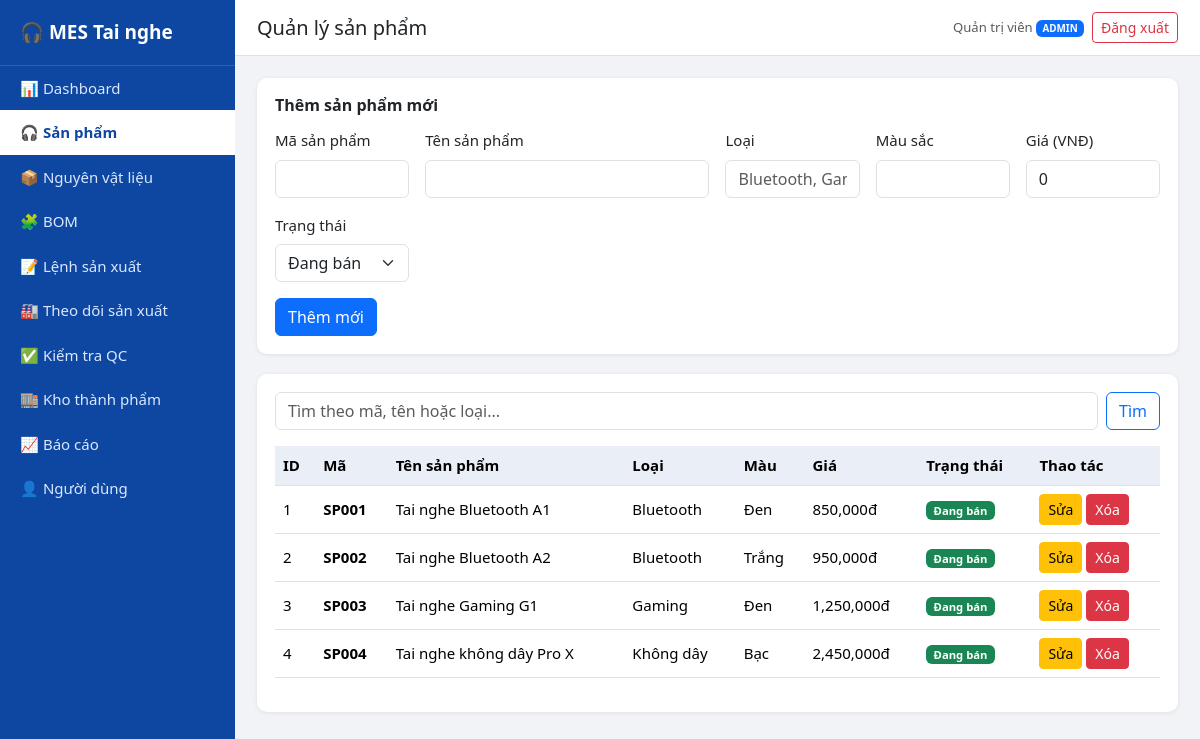
The page /products.php (signed in) on the database its author committed.
### tables this page shows
CREATE TABLE products (
  id INT AUTO_INCREMENT PRIMARY KEY,
  code VARCHAR(20) NOT NULL UNIQUE,
  name VARCHAR(100) NOT NULL,
  type VARCHAR(50) NOT NULL,
  color VARCHAR(30) NOT NULL,
  price DECIMAL(12,0) NOT NULL DEFAULT 0,
  status ENUM('Active','Inactive') NOT NULL DEFAULT 'Active'
);

### includes/auth.php (called while the page is built, shortened)
<?php
function e($s) { return htmlspecialchars((string)$s, ENT_QUOTES, 'UTF-8'); }
function is_logged_in() { return isset($_SESSION['user']); }
function is_admin()     { return is_logged_in() && $_SESSION['user']['role'] === 'admin'; }

### products.php (the view, shortened to what this page needs)
<?php
require 'config/database.php';
require 'includes/auth.php';
$q = trim($_GET['q'] ?? '');
$stmt = $pdo->prepare('SELECT * FROM products WHERE code LIKE ? OR name LIKE ? OR type LIKE ? ORDER BY id');
$stmt->execute(["%$q%", "%$q%", "%$q%"]);
$products = $stmt->fetchAll();
$edit = null;
include 'includes/header.php';
include 'includes/sidebar.php';
?>
<?php if (is_admin()): ?>
<div class="box">
    <h6><?= $edit ? 'Sửa sản phẩm' : 'Thêm sản phẩm mới' ?></h6>
    <form method="post" class="row g-3">
        <div class="col-md-2"><label class="form-label">Mã sản phẩm</label>
            <input name="code" class="form-control" required value="<?= e($edit['code'] ?? '') ?>"></div>
        <div class="col-md-4"><label class="form-label">Tên sản phẩm</label>
            <input name="name" class="form-control" required value="<?= e($edit['name'] ?? '') ?>"></div>
        <div class="col-md-2"><label class="form-label">Loại</label>
            <input name="type" class="form-control" required value="<?= e($edit['type'] ?? '') ?>" placeholder="Bluetooth, Gaming..."></div>
        <div class="col-md-2"><label class="form-label">Màu sắc</label>
            <input name="color" class="form-control" required value="<?= e($edit['color'] ?? '') ?>"></div>
        <div class="col-md-2"><label class="form-label">Giá (VNĐ)</label>
            <input name="price" type="number" min="0" class="form-control" required value="<?= e($edit['price'] ?? 0) ?>"></div>
        <div class="col-md-2"><label class="form-label">Trạng thái</label>
            <select name="status" class="form-select">
                <?php foreach (['Active' => 'Đang bán', 'Inactive' => 'Ngừng'] as $k => $v): ?>
                    <option value="<?= $k ?>" <?= ($edit['status'] ?? 'Active') === $k ? 'selected' : '' ?>><?= $v ?></option>
                <?php endforeach; ?>
            </select></div>
        <div class="col-12">
            <button class="btn btn-primary"><?= $edit ? 'Cập nhật' : 'Thêm mới' ?></button>
        </div>
    </form>
</div>
<?php endif; ?>
<div class="box">
    <form method="get" class="d-flex gap-2 mb-3">
        <input name="q" class="form-control" placeholder="Tìm theo mã, tên hoặc loại..." value="<?= e($q) ?>">
        <button class="btn btn-outline-primary">Tìm</button>
    </form>
    <div class="table-responsive">
    <table class="table table-hover align-middle">
        <thead><tr><th>ID</th><th>Mã</th><th>Tên sản phẩm</th><th>Loại</th><th>Màu</th><th>Giá</th><th>Trạng thái</th><?php if (is_admin()): ?><th>Thao tác</th><?php endif; ?></tr></thead>
        <tbody>
        <?php foreach ($products as $p): ?>
            <tr>
                <td><?= $p['id'] ?></td>
                <td><b><?= e($p['code']) ?></b></td>
                <td><?= e($p['name']) ?></td>
                <td><?= e($p['type']) ?></td>
                <td><?= e($p['color']) ?></td>
                <td><?= number_format($p['price']) ?>đ</td>
                <td><span class="badge bg-<?= $p['status'] === 'Active' ? 'success' : 'secondary' ?>"><?= $p['status'] === 'Active' ? 'Đang bán' : 'Ngừng' ?></span></td>
                <?php if (is_admin()): ?>
                <td class="text-nowrap">
                    <a href="products.php?edit=<?= $p['id'] ?>" class="btn btn-sm btn-warning">Sửa</a>
                    <form method="post" class="d-inline form-delete">
                        <button class="btn btn-sm btn-danger">Xóa</button>
                    </form>
                </td>
                <?php endif; ?>
            </tr>
        <?php endforeach; ?>
        </tbody>
    </table>
    </div>
</div>
<?php include 'includes/footer.php'; ?>

### css/style.css (style rules this page uses)
body { background: #f1f3f6; font-size: 15px; }
.box { background: #fff; border-radius: 10px; padding: 18px; box-shadow: 0 1px 4px rgba(0,0,0,.08); margin-bottom: 20px; }
.box h6 { font-weight: 600; margin-bottom: 14px; }
.table th { background: #e9eef7; white-space: nowrap; }

### rows shown on the page
products: id "1", code "SP001", name "Tai nghe Bluetooth A1", type "Bluetooth", color "Đen", price "850,000", status "Đang bán"
products: id "2", code "SP002", name "Tai nghe Bluetooth A2", type "Bluetooth", color "Trắng", price "950,000", status "Đang bán"
products: id "3", code "SP003", name "Tai nghe Gaming G1", type "Gaming", color "Đen", price "1,250,000", status "Đang bán"
products: id "4", code "SP004", name "Tai nghe không dây Pro X", type "Không dây", color "Bạc", price "2,450,000", status "Đang bán"

### other values the page prints
$item[1] "📊"
$item[0] "Dashboard"
$item[1] "🎧"
$item[0] "Sản phẩm"
$item[1] "📦"
$item[0] "Nguyên vật liệu"
$item[1] "🧩"
$item[0] "BOM"
$item[1] "📝"
$item[0] "Lệnh sản xuất"
$item[1] "🏭"
$item[0] "Theo dõi sản xuất"
$item[1] "✅"
$item[0] "Kiểm tra QC"
$item[1] "🏬"
